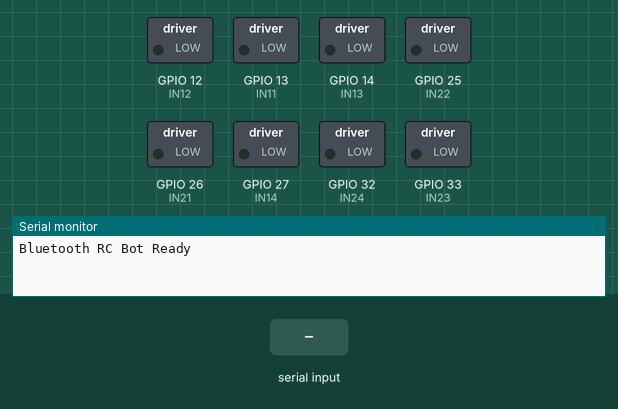
Recording of a sketch running on a simulated ESP32. Parts: switched loads named in the sketch (green lamp = pin HIGH), the last lines printed to the serial monitor. The test bench sets the inputs (shaded band). Nothing arrives over Bluetooth unless stated.

Above: at 1.2 s.
1.3 s: "F" received over the second serial link
At 2.4 s:
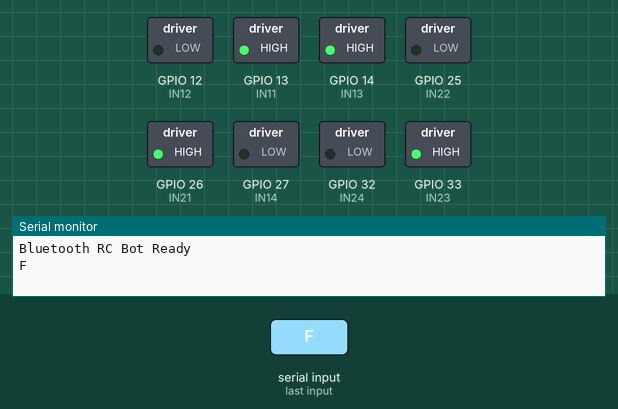
2.8 s: "B" received over the second serial link
At 3.6 s:
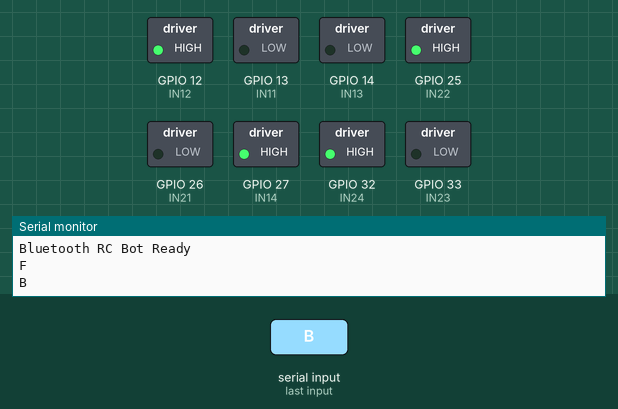
4.3 s: "L" received over the second serial link
At 4.7 s:
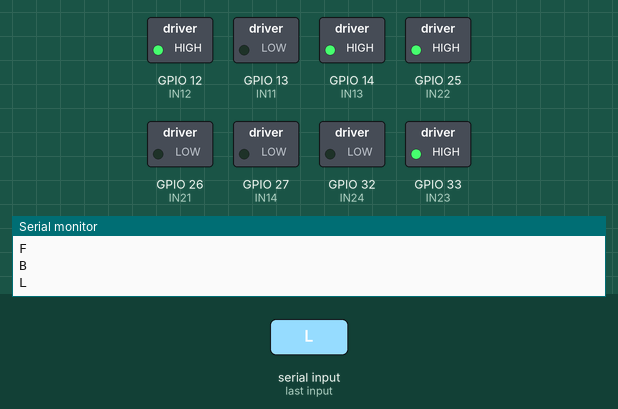
5.8 s: "R" received over the second serial link
At 7.1 s:
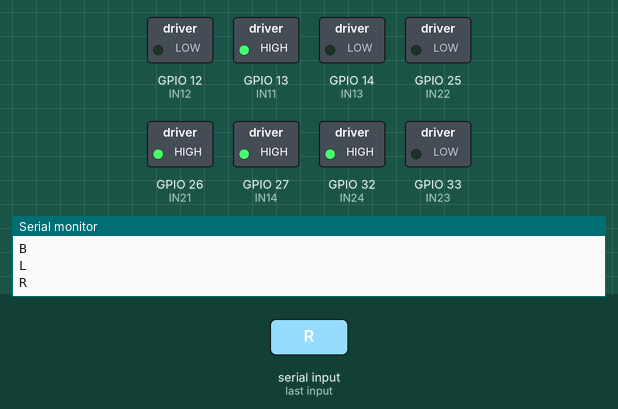
Timing chart, 0 to 8.3 s (numbered marks = the images above; inputs shaded):
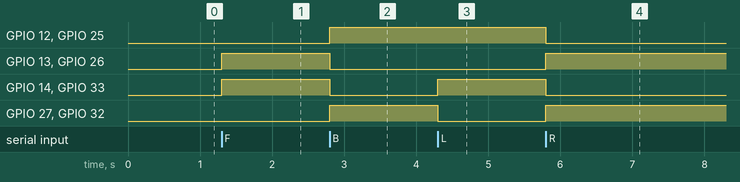

Measured:
- after the input at 1.3 s, GPIO 13 (IN11), GPIO 14 (IN13), GPIO 26 (IN21), GPIO 33 (IN23): LOW → HIGH at once
- after the input at 2.8 s, GPIO 12 (IN12), GPIO 25 (IN22), GPIO 27 (IN14), GPIO 32 (IN24): LOW → HIGH at once; GPIO 13 (IN11), GPIO 14 (IN13), GPIO 26 (IN21), GPIO 33 (IN23): HIGH → LOW at once
- after the input at 4.3 s, GPIO 14 (IN13), GPIO 33 (IN23): LOW → HIGH at once; GPIO 27 (IN14), GPIO 32 (IN24): HIGH → LOW at once
- after the input at 5.8 s, GPIO 12 (IN12), GPIO 14 (IN13), GPIO 25 (IN22), GPIO 33 (IN23): HIGH → LOW at once; GPIO 13 (IN11), GPIO 26 (IN21), GPIO 27 (IN14), GPIO 32 (IN24): LOW → HIGH at once

The sketch:

4WD_CAR.ino
```cpp
#include <BluetoothSerial.h>

BluetoothSerial SerialBT;

// Motor driver 1 pins
#define IN11 13
#define IN12 12
#define IN13 14
#define IN14 27

// Motor driver 2 pins
#define IN21 26
#define IN22 25
#define IN23 33
#define IN24 32

void setup() {
  // Set all motor pins as OUTPUT
  pinMode(IN11, OUTPUT);
  pinMode(IN12, OUTPUT);
  pinMode(IN13, OUTPUT);
  pinMode(IN14, OUTPUT);

  pinMode(IN21, OUTPUT);
  pinMode(IN22, OUTPUT);
  pinMode(IN23, OUTPUT);
  pinMode(IN24, OUTPUT);

  // Start Bluetooth Serial
  SerialBT.begin("ESP32_RC_BOT"); // Bluetooth name
  Serial.begin(115200);
  Serial.println("Bluetooth RC Bot Ready");
}

void loop() {
  if (SerialBT.available()) {
    char command = SerialBT.read();
    Serial.println(command);

    switch (command) {
      case 'F': // Forward
        digitalWrite(IN11, HIGH);
        digitalWrite(IN12, LOW);
        digitalWrite(IN13, HIGH);
        digitalWrite(IN14, LOW);

        digitalWrite(IN21, HIGH);
        digitalWrite(IN22, LOW);
        digitalWrite(IN23, HIGH);
        digitalWrite(IN24, LOW);
        break;

      case 'B': // Backward
        digitalWrite(IN11, LOW);
        digitalWrite(IN12, HIGH);
        digitalWrite(IN13, LOW);
        digitalWrite(IN14, HIGH);

        digitalWrite(IN21, LOW);
        digitalWrite(IN22, HIGH);
        digitalWrite(IN23, LOW);
        digitalWrite(IN24, HIGH);
        break;

      case 'L': // Left turn
 digitalWrite(IN11, LOW);
        digitalWrite(IN12, HIGH);
        digitalWrite(IN13, HIGH);
        digitalWrite(IN14, LOW);
 digitalWrite(IN21, LOW);
        digitalWrite(IN22, HIGH);
        digitalWrite(IN23, HIGH);
        digitalWrite(IN24, LOW);

        // digitalWrite(IN11, LOW);
        // digitalWrite(IN12, HIGH);
        // digitalWrite(IN13, LOW);
        // digitalWrite(IN14, HIGH);

        // digitalWrite(IN21, HIGH);
        // digitalWrite(IN22, LOW);
        // digitalWrite(IN23, HIGH);
        // digitalWrite(IN24, LOW);
        break;

      case 'R': // Right turn
   digitalWrite(IN11, HIGH);
        digitalWrite(IN12, LOW);
        digitalWrite(IN13, LOW);
        digitalWrite(IN14, HIGH);
   digitalWrite(IN21, HIGH);
        digitalWrite(IN22, LOW);
        digitalWrite(IN23, LOW);
        digitalWrite(IN24, HIGH);

        // digitalWrite(IN11, HIGH);
        // digitalWrite(IN12, LOW);
        // digitalWrite(IN13, HIGH);
        // digitalWrite(IN14, LOW);

        // digitalWrite(IN21, LOW);
        // digitalWrite(IN22, HIGH);
        // digitalWrite(IN23, LOW);
        // digitalWrite(IN24, HIGH);
        break;

      case 'S': // Stop
        digitalWrite(IN11, LOW);
        digitalWrite(IN12, LOW);
        digitalWrite(IN13, LOW);
        digitalWrite(IN14, LOW);

        digitalWrite(IN21, LOW);
        digitalWrite(IN22, LOW);
        digitalWrite(IN23, LOW);
        digitalWrite(IN24, LOW);
        break;

      default:
        Serial.println("Invalid Command");
        break;
    }
  }
}
```
